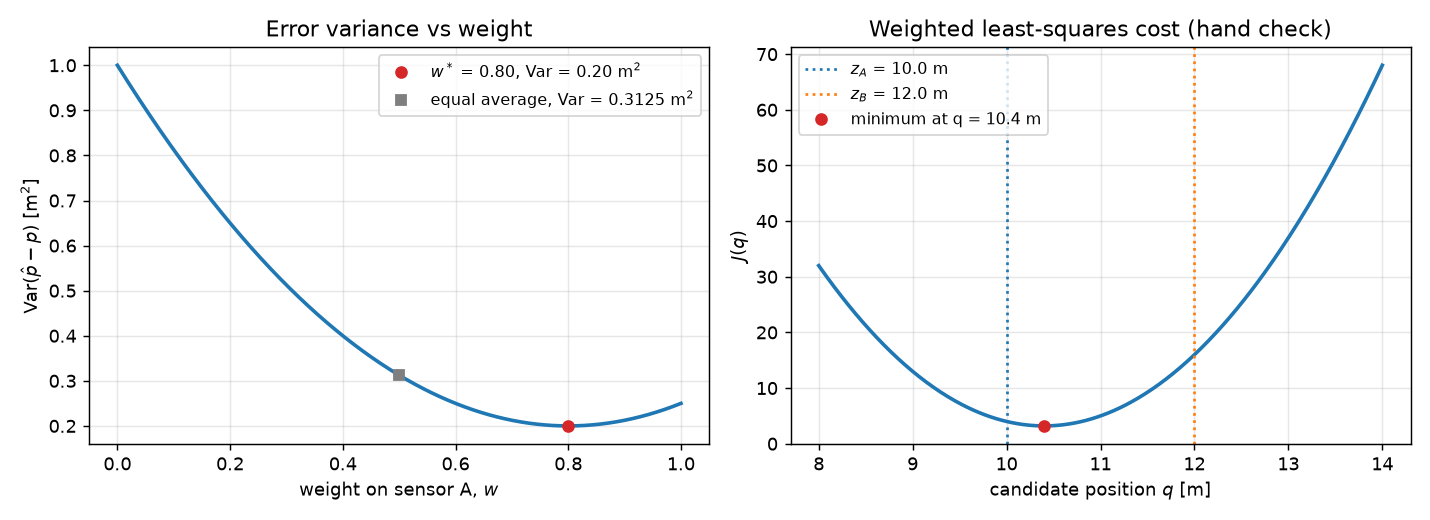

This chart was generated by the following Python code:
"""
Module 2, Part 1: derive the fusion weight for two position sensors.

    z_A = p + n_A,   n_A ~ N(0, sigma_A^2)
    z_B = p + n_B,   n_B ~ N(0, sigma_B^2),   n_A, n_B independent

Estimator:  p_hat = w z_A + (1 - w) z_B   ->   p_hat - p = w n_A + (1 - w) n_B

Derivation (minimum variance):
    V(w)   = w^2 sA^2 + (1 - w)^2 sB^2
    dV/dw  = 2 w sA^2 - 2 (1 - w) sB^2 = 0
    w*     = sB^2 / (sA^2 + sB^2)
    V(w*)  = sA^2 sB^2 / (sA^2 + sB^2)  =  1 / (1/sA^2 + 1/sB^2)
    d2V/dw2 = 2 (sA^2 + sB^2) > 0, so this is a minimum.

Derivation (weighted least squares):
    J(q)   = (z_A - q)^2 / sA^2 + (z_B - q)^2 / sB^2
    dJ/dq  = -2 (z_A - q) / sA^2 - 2 (z_B - q) / sB^2 = 0
    q*     = (z_A / sA^2 + z_B / sB^2) / (1/sA^2 + 1/sB^2)
           = w* z_A + (1 - w*) z_B          (same weight, inverse-variance form)

This script checks both results numerically and does the 10.0 m / 12.0 m hand check.
"""

import argparse
from pathlib import Path

import matplotlib.pyplot as plt
import numpy as np

SIGMA_A = 0.5      # m (sensor from Module 1)
SIGMA_B = 1.0      # m
OUT_DIR = Path(__file__).resolve().parent


def inverse_variance_weight(sigma_a=SIGMA_A, sigma_b=SIGMA_B):
    """Minimum-variance weight on sensor A."""
    return sigma_b**2 / (sigma_a**2 + sigma_b**2)


def error_variance(w, sigma_a=SIGMA_A, sigma_b=SIGMA_B):
    """Var(p_hat - p) for p_hat = w z_A + (1 - w) z_B."""
    return w**2 * sigma_a**2 + (1 - w) ** 2 * sigma_b**2


def wls_cost(q, z_a, z_b, sigma_a=SIGMA_A, sigma_b=SIGMA_B):
    return (z_a - q) ** 2 / sigma_a**2 + (z_b - q) ** 2 / sigma_b**2


def main():
    parser = argparse.ArgumentParser()
    parser.add_argument("--no-show", action="store_true", help="save the figure without opening a window")
    args = parser.parse_args()

    w_star = inverse_variance_weight()
    v_star = error_variance(w_star)
    print(f"sigma_A = {SIGMA_A} m, sigma_B = {SIGMA_B} m")
    print(f"w*            = sB^2/(sA^2+sB^2) = {w_star:.4f}   (weight on B: {1 - w_star:.4f})")
    print(f"Var at w*     = {v_star:.4f} m^2  ->  SD {np.sqrt(v_star):.4f} m")
    print(f"Var at w=0.5  = {error_variance(0.5):.4f} m^2  ->  SD {np.sqrt(error_variance(0.5)):.4f} m")
    print(f"SD of A alone = {SIGMA_A:.4f} m  (fused estimate beats the better sensor)\n")

    # Check 1: derivative of the variance is zero at w*, and w* is the sweep minimum.
    h = 1e-6
    dv = (error_variance(w_star + h) - error_variance(w_star - h)) / (2 * h)
    w_grid = np.linspace(0, 1, 100001)
    w_sweep = w_grid[np.argmin(error_variance(w_grid))]
    print("Check 1: minimum-variance weight")
    print(f"  dVar/dw at w* (finite difference) = {dv:.2e}")
    print(f"  argmin of Var over a grid of w    = {w_sweep:.4f}")

    # Check 2: minimizing J(q) gives the same weighted average, for random reading pairs.
    rng = np.random.default_rng(0)
    q_grid = np.linspace(-20, 40, 600001)
    worst = 0.0
    for z_a, z_b in rng.uniform(0, 20, size=(5, 2)):
        q_min = q_grid[np.argmin(wls_cost(q_grid, z_a, z_b))]
        worst = max(worst, abs(q_min - (w_star * z_a + (1 - w_star) * z_b)))
    print("Check 2: argmin of J(q) vs w* z_A + (1 - w*) z_B")
    print(f"  largest difference over 5 random reading pairs = {worst:.1e} m (grid spacing 1e-4 m)")

    # Hand check from the problem.
    z_a, z_b = 10.0, 12.0
    p_hat = w_star * z_a + (1 - w_star) * z_b
    q_min = q_grid[np.argmin(wls_cost(q_grid, z_a, z_b))]
    print("Hand check: z_A = 10.0 m, z_B = 12.0 m")
    print(f"  weighted estimate = {w_star:.1f}*10 + {1 - w_star:.1f}*12 = {p_hat:.4f} m   (expected 10.4)")
    print(f"  argmin of J(q)    = {q_min:.4f} m")

    # Check 3: Monte Carlo variance of the fused error matches V(w*).
    n = 1_000_000
    n_a = rng.normal(0, SIGMA_A, n)
    n_b = rng.normal(0, SIGMA_B, n)
    err = w_star * n_a + (1 - w_star) * n_b
    print("Check 3: Monte Carlo (1e6 draws)")
    print(f"  sample variance of fused error = {err.var():.4f} m^2  (theory {v_star:.4f})")

    # Figure: variance vs weight, and J(q) for the hand-check readings.
    fig, axes = plt.subplots(1, 2, figsize=(11, 4))
    ax = axes[0]
    ax.plot(w_grid, error_variance(w_grid), lw=2)
    ax.plot(w_star, v_star, "o", color="tab:red", label=f"$w^*$ = {w_star:.2f}, Var = {v_star:.2f} m$^2$")
    ax.plot(0.5, error_variance(0.5), "s", color="tab:gray", label=f"equal average, Var = {error_variance(0.5):.4f} m$^2$")
    ax.set_xlabel("weight on sensor A, $w$")
    ax.set_ylabel("Var($\\hat p - p$) [m$^2$]")
    ax.set_title("Error variance vs weight")
    ax.grid(alpha=0.3)
    ax.legend(fontsize=9)

    ax = axes[1]
    q_plot = np.linspace(8, 14, 400)
    ax.plot(q_plot, wls_cost(q_plot, z_a, z_b), lw=2)
    ax.axvline(z_a, color="tab:blue", ls=":", label="$z_A$ = 10.0 m")
    ax.axvline(z_b, color="tab:orange", ls=":", label="$z_B$ = 12.0 m")
    ax.plot(p_hat, wls_cost(p_hat, z_a, z_b), "o", color="tab:red", label=f"minimum at q = {p_hat:.1f} m")
    ax.set_xlabel("candidate position $q$ [m]")
    ax.set_ylabel("$J(q)$")
    ax.set_title("Weighted least-squares cost (hand check)")
    ax.grid(alpha=0.3)
    ax.legend(fontsize=9)
    fig.tight_layout()
    fig.savefig(OUT_DIR / "fusion_weights.png", dpi=130)
    print("\nSaved fusion_weights.png")

    if not args.no_show:
        plt.show()


if __name__ == "__main__":
    main()
